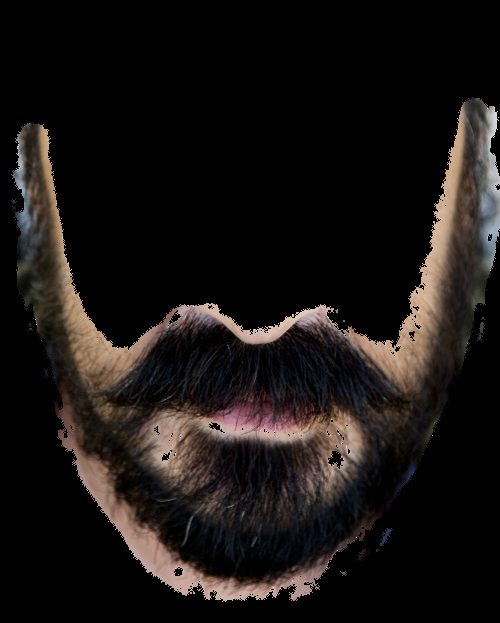
#> input picture week3/data/images/beard1.png, 500 x 623 px
$ jupyter execute --allow-errors Beard-Filter.ipynb   (shell and % lines are left out)
#> lines starting #> are read from the running program, lines starting #| are printed output that depends on the picture
# <font style = "color:rgb(50,120,229)">SnapChat Filters : Beardify</font>

# <font style = "color:rgb(50,120,229)">Beard Filter</font>

In this chapter, we will learn how to apply beard on a face. The main concepts involved are Warping of triangles, Delaunay Triangulation and Alpha Blending.

| <center> <a href="https://www.learnopencv.com/wp-content/uploads/2018/01/opcv4face-w5-m3-srcface.jpg"></a></center> | <center> <a href="https://www.learnopencv.com/wp-content/uploads/2018/01/opcv4face-w5-m3-bearedFace.jpg"></a></center> |
| -------- | -------- |

## <font style = "color:rgb(50,120,229)">The Core Idea</font>

In the previous section (face swap) we discussed how to extract a person’s face from one image and apply it on another person’s image. We will use a similar approach here.

To apply a beard on a face, we will use beard from source image and apply it on jawline + lips boundary portions of face on destination image. In order to do this, we will need points marked on lips boundary and jawline which define an outline of beard and moustache. There are 2 ways we can get source image of beard:

1. Image of only beard with corresponding dlib points marked manually on the beard.

2. Image of a bearded person

In this case we will use dlib’s facial landmark detector on the face image to get the coordinates of relevant points. But getting an image of a person with beard with alpha mask is very rare.

In this tutorial, we will use first option to apply beard.

Why? Because the image of beard we have, is a png image with transparency mask. We can use this mask for efficiently blending the beard on any given face.

We will use following points (out of 68 landmark points) marked on image to apply beard from source image to destination image.

<center> <a href="https://www.learnopencv.com/wp-content/uploads/2018/01/opcv4face-w5-m3-beraedMask.jpg"></a></center>

&nbsp;
We will use these points and affine warp it on the target image using delaunay triangulation. Just like face swap we will also use alpha blending to make blending look smooth. The difference here is that we will use transparency mask of beard and not the mask provided by the convex hull as in the case of faceswap.

You can use this method to overlay any other object like flowerband, spectacles etc, as discussed in the previous chapter.

## <font style = "color:rgb(50,120,229)">Code and Tutorial for Beardify</font>

We have provided code for both the image and video versions. We will explain the video version here. The same explanations go for the image version also.

Now let’s dive into the code and find out the implementation of the ideas we discussed.

[cell 1]
import cv2,sys,dlib,time,math
import numpy as np
import faceBlendCommon as fbc
import matplotlib.pyplot as plt
from dataPath import DATA_PATH

[cell 2]
import matplotlib
matplotlib.rcParams['figure.figsize'] = (8.0,8.0)
matplotlib.rcParams['image.cmap'] = 'gray'
matplotlib.rcParams['image.interpolation'] = 'bilinear'

Specify the resize options for working image and image used for Dlib face detector.

[cell 3]
FACE_DOWNSAMPLE_RATIO = 1
RESIZE_HEIGHT = 480

Since beard points are a subset of the 68 points, we have to select the points from dlib which we have marked on the beard.

[cell 4]
# Points corresponding to Dlib which have been marked on the beard
selectedIndex = [1, 2, 3, 4, 5, 6, 7, 8, 9, 10, 11, 12, 13, 14, 15,
                 31, 32, 33, 34, 35, 55, 56, 57, 58, 59]

Function to read the contents of the file and convert them into a list called points. This will be used for getting the points corresponding to dlib points for the beard.

[cell 5]
# Read points corresponding to beard, stored in text files
def getSavedPoints(beardPointsFile):
  points = []
  lines = np.loadtxt(beardPointsFile, dtype='uint16')

  for p in lines:
    points.append((p[0], p[1]))

  return points

Specifying the variables for dlib face landmark detector and input image for swapping the face in the video.

[cell 6]
# Load face detection and pose estimation models.
modelPath = DATA_PATH + "models/shape_predictor_68_face_landmarks.dat"
#> (the rest of this cell did not finish here and is left out)

Load the transparent png image with the alpha mask. This is done using the `cv2.IMREAD_UNCHANGED` flag. It loads the image with 4 channels. We use the first three channels for the beard and the fourth channel as the mask for the beard.

[cell 7]
# Load the beard image with alpha mask
overlayFile = DATA_PATH + "images/beard1.png"
imgWithMask = cv2.imread(overlayFile,cv2.IMREAD_UNCHANGED)
#> imgWithMask is the input picture: shape (623, 500, 4); mean B, G, R, A 19.2, 21, 25.2, 62.1

# split the 4 channels
b,g,r,a = cv2.split(imgWithMask)
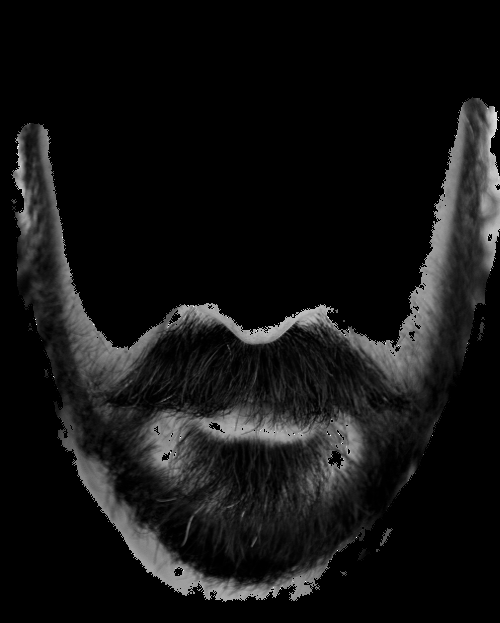
#> b: shape (623, 500); min 0, max 255, mean 19.2
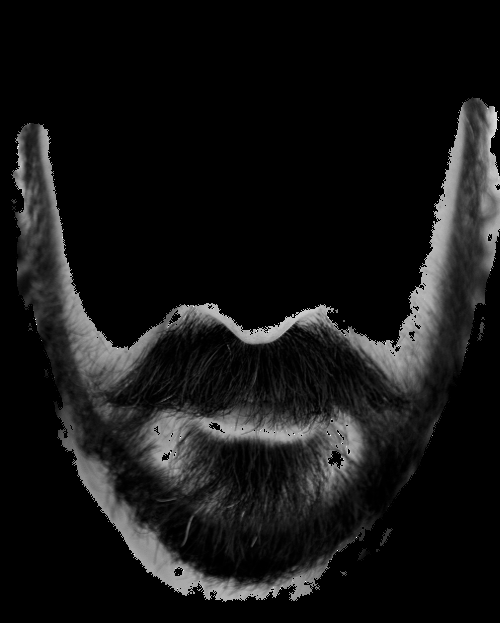
#> g: shape (623, 500); min 0, max 255, mean 21
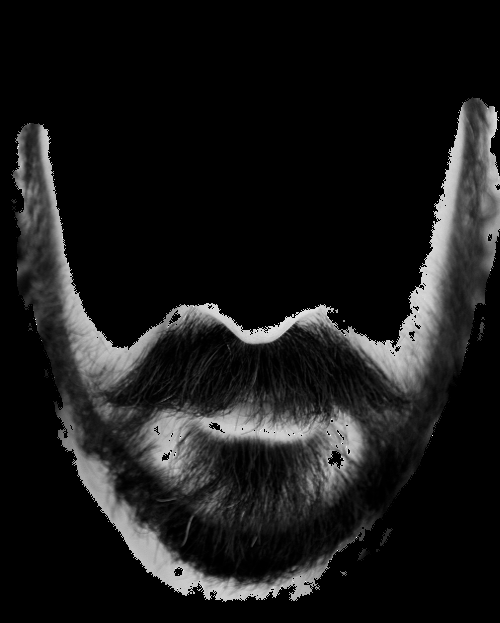
#> r: shape (623, 500); min 0, max 255, mean 25.2
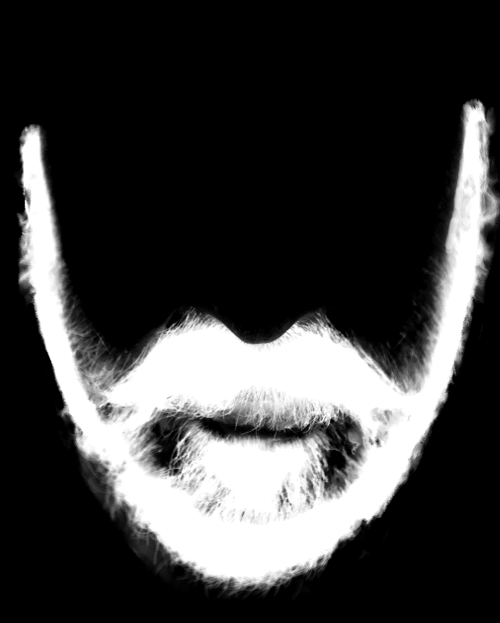
#> a: shape (623, 500); min 0, max 255, mean 62.1

# Take the first 3 channels and create the bgr image to be warped
beard = cv2.merge((b,g,r))
beard = np.float32(beard)/255

# Take the 4th channel and create the alpha mask used for blending
beardAlphaMask = cv2.merge((a,a,a))
beardAlphaMask = np.float32(beardAlphaMask)
plt.figure(figsize=[15,10])
plt.subplot(121);plt.imshow(beard[...,::-1])
plt.subplot(122);plt.imshow(np.uint8(beardAlphaMask[...,::-1]))
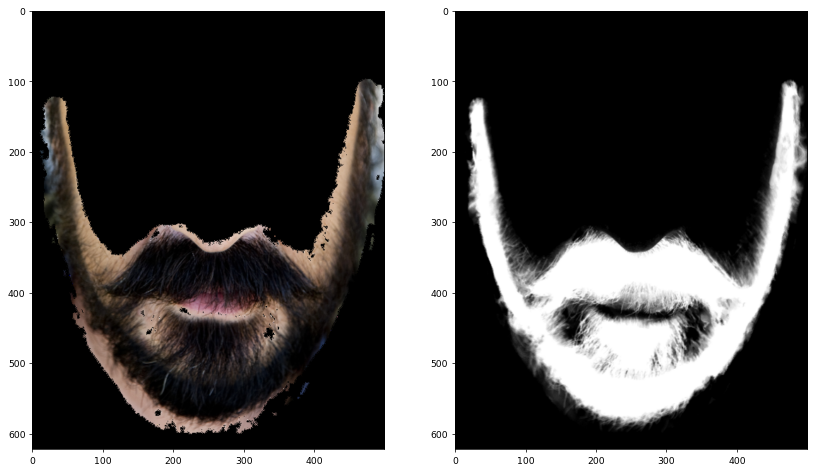
#> figure drawn by matplotlib, 2 panels

Read the points on the beard which correspond to the dlib points using the function defined above. Find delaunay triangles using these points to perform warping later.

#> (a cell that did not finish here is left out)


# Find delanauy traingulation for convex hull points
sizeImg1 = beard.shape
rect = (0, 0, sizeImg1[1], sizeImg1[0])
dt = fbc.calculateDelaunayTriangles(rect, featurePoints1)

if len(dt) == 0:
    print("No delaunay triangle found")

[cell 9]
imageFile = DATA_PATH + "images/ted_cruz.jpg";
targetImage = cv2.imread(imageFile)
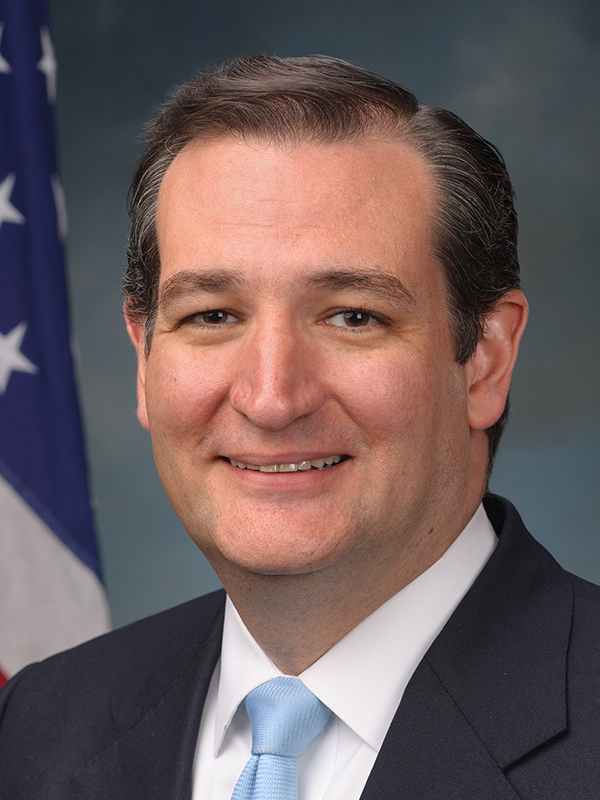
#> input picture week3/data/images/ted_cruz.jpg, 600 x 800 px
#> targetImage is the input picture: shape (800, 600, 3); mean B, G, R 92.8, 92, 108.1
height, width = targetImage.shape[:2]
#> height = 800; width = 600
IMAGE_RESIZE = np.float32(height)/RESIZE_HEIGHT
#> IMAGE_RESIZE = 1.67
targetImage = cv2.resize(targetImage,None,
                 fx=1.0/IMAGE_RESIZE,
                 fy=1.0/IMAGE_RESIZE,
                 interpolation = cv2.INTER_LINEAR)
#> targetImage: shape (480, 360, 3)

#> (the rest of this cell did not finish here and is left out)
